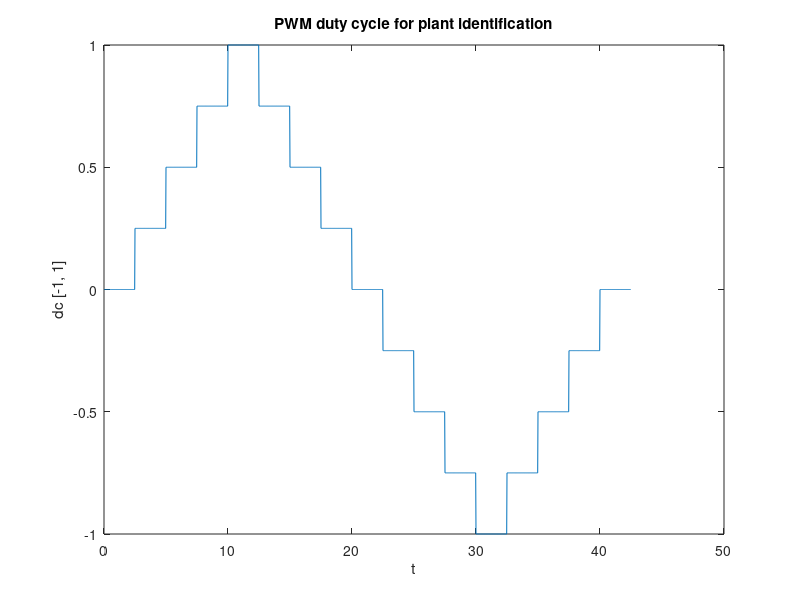

The MATLAB script that drew this image:
% gen_duty_cycle


output_file = 'duty_cycle.bin';

T_obs = 25.0e-3;
n_steps = 4;
step_len = 100;

step = 1.0 / n_steps;


%v = ones(1, step_len);

seg_a = 0:step:1.0;
seg_b = 1.0-step:-step:-1;
seg_c = -1.0+step:+step:0;

segs = [seg_a seg_b seg_c];

duty_cycle = [];

for k = 1:length(segs)
  duty_cycle = [duty_cycle segs(k)*ones(1, step_len)];
end;


%duty_cycle = [duty_cycle duty_cycle];

n = length(duty_cycle);
fprintf('N samples = %d\n', n);

fid = fopen(output_file, 'w');
cnt = fwrite(fid, duty_cycle, 'float');
fclose(fid);

fprintf('cnt = %d\n', cnt);

t = T_obs*(0:n-1);
plot(t, duty_cycle);

title('PWM duty cycle for plant identification');
xlabel('t');
ylabel('dc [-1, 1]');
